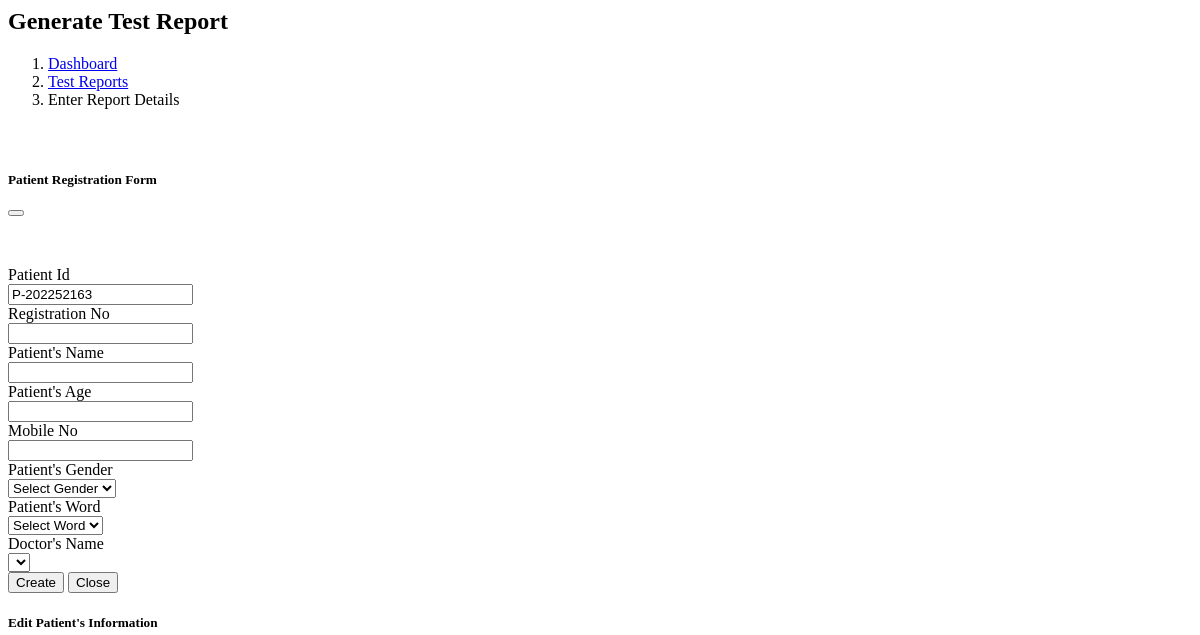
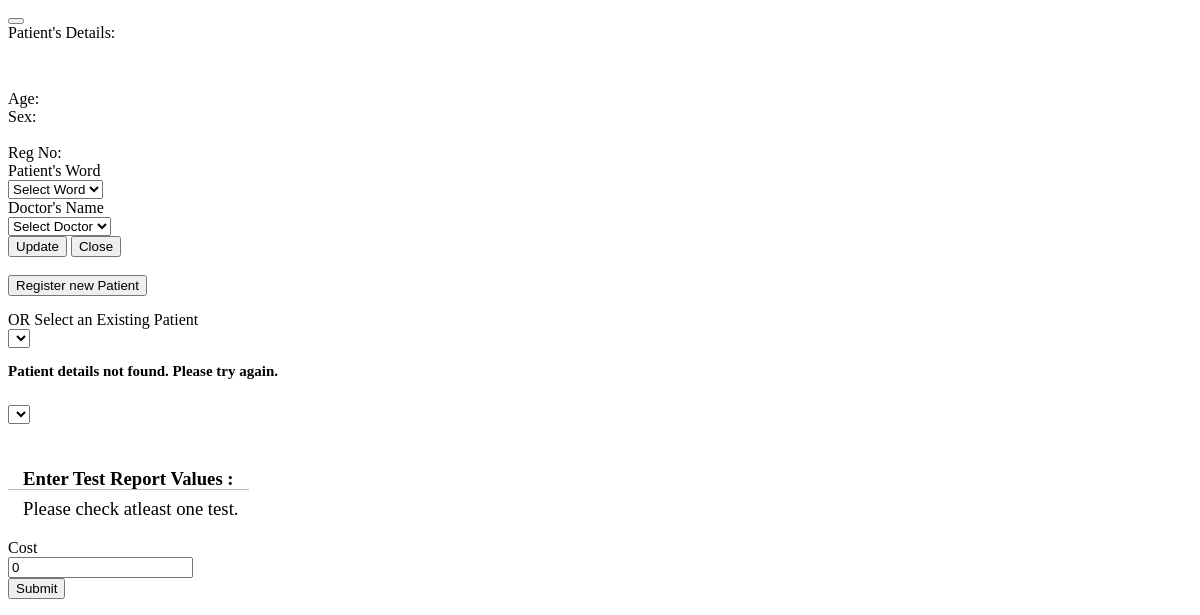
Page /pages/create_test_report.php (signed in) on the earlier database version (2 pictures, top to bottom).
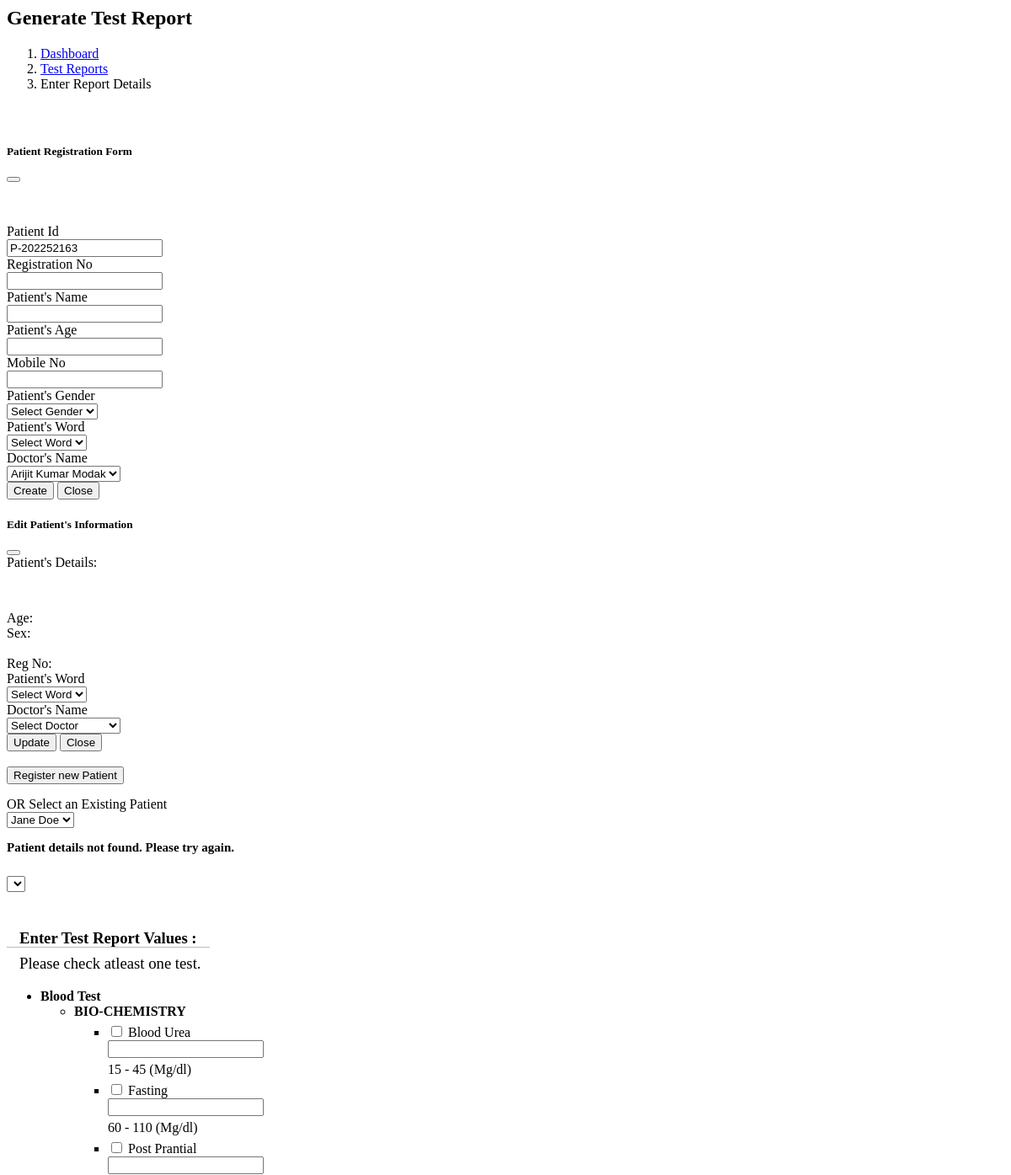
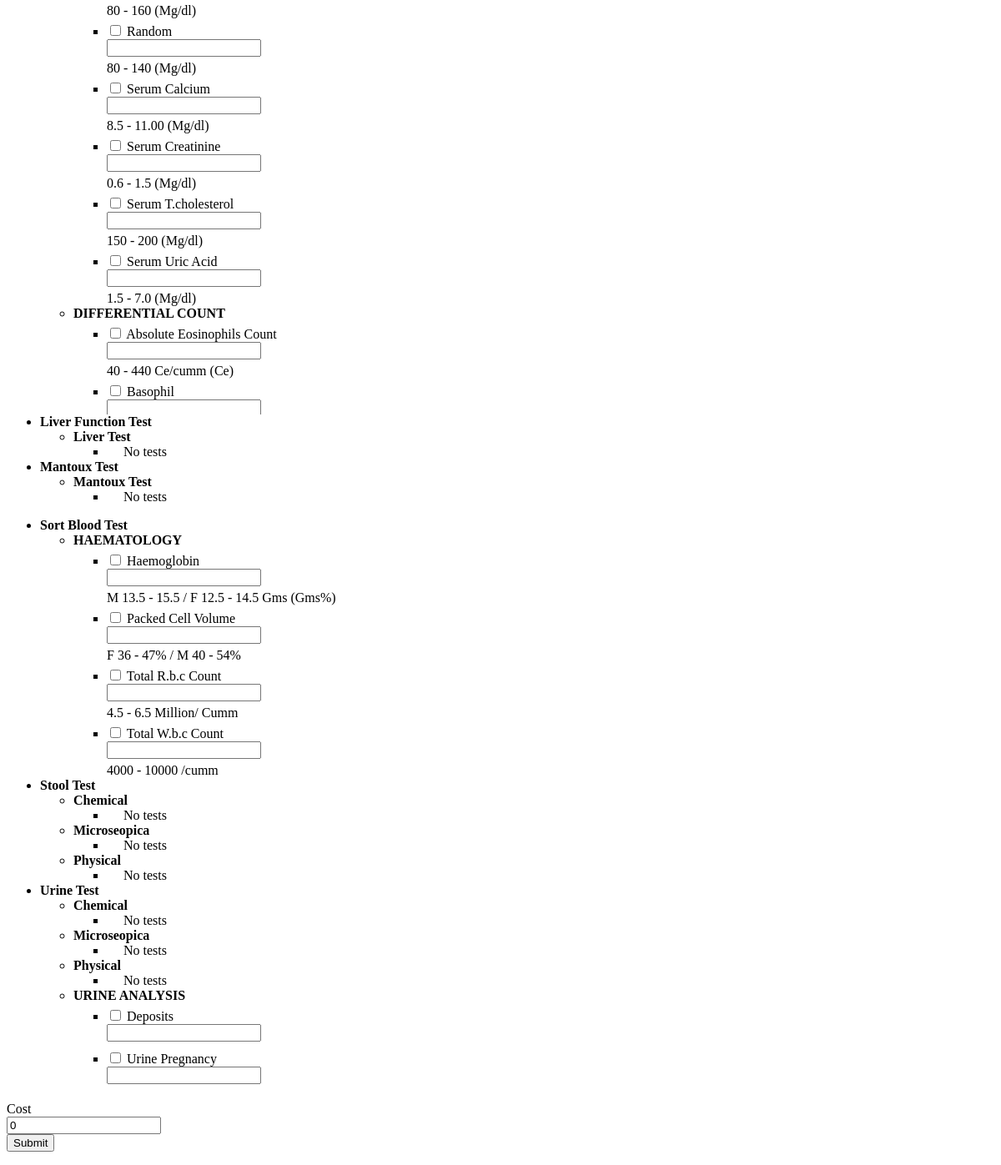
Same page on the later database version (2 pictures, top to bottom).
### tables this page shows
CREATE TABLE `test_categories` (
  `id` int(11) NOT NULL,
  `main_category` varchar(255) NOT NULL,
  `test_category` varchar(255) NOT NULL,
  `status` tinyint(1) NOT NULL
);

CREATE TABLE `tests_type` (
  `id` int(11) NOT NULL,
  `category_id` int(11) NOT NULL,
  `serial_no` int(11) NOT NULL,
  `name` varchar(255) NOT NULL,
  `category_name` varchar(255) NOT NULL,
  `unit` varchar(255) DEFAULT NULL,
  `cost` decimal(10,8) DEFAULT NULL,
  `normal_range` varchar(255) DEFAULT NULL,
  `status` tinyint(1) NOT NULL DEFAULT 1
);

### includes/config.php (called while the page is built, shortened)
<?php
$site_url 	= 'http://localhost/git_projects/patology/pathology-new/';
?>

### pages/create_test_report.php (the view, shortened to what this page needs)
<?php
	include("includes/config.php");
	$a	= '';
	for ($i = 0; $i < 5; $i++)
		$a .= mt_rand(0,9);
	$patient_id		= 'P-'.date('Y').$a;
	$cat_details_sql	= mysqli_query($link, "SELECT * FROM tests_type order by category_name asc;");
	$doctor_details_sql	= mysqli_query($link, "SELECT * FROM doctor_list order by name asc;");
	$doctor_details_arr = mysqli_fetch_all($doctor_details_sql, MYSQLI_ASSOC);
	$patien_list_sql	= mysqli_query($link, "SELECT * FROM patient_details order by name asc;");
	$patien_list_arr 	= mysqli_fetch_all($patien_list_sql, MYSQLI_ASSOC);
	$reg_patient_id	= (isset($_REQUEST['patient_id']) && !empty($_REQUEST['patient_id'])) ? $_REQUEST['patient_id'] : 0;
?>
<link rel="stylesheet" href="<?php echo $site_url ?>css/selectstyle.css">
<header class="bg-white shadow-sm px-4 py-3 z-index-20">
	<div class="container-fluid px-0">
		<h2 class="mb-0 p-1">Generate Test Report</h2>
	</div>
</header>
<div class="bg-white">
	<div class="container-fluid">
		<nav aria-label="breadcrumb">
			<ol class="breadcrumb mb-0 py-3">
				<li class="breadcrumb-item"><a class="fw-light" href="<?php echo $site_url."dashboard" ?>">Dashboard</a></li>
				<li class="breadcrumb-item"><a class="fw-light" href="<?php echo $site_url."test-reports" ?>">Test Reports</a></li>
				<li class="breadcrumb-item active fw-light" aria-current="page">Enter Report Details</li>
			</ol>
		</nav>
	</div>
</div>
<section class="forms">
	<div class="container-fluid">
		<div class="row">
			<div class="col-lg">
				<div class="card">
					<div class="card-header">
						<h3 class="h4 mb-0">&nbsp;</h3>
					</div>
					<div class="card-body" style="padding-top: 0;">
						<div class="col-lg-4">
							<div class="card">
								<div class="card-body text-center" style="padding: 0;">
									<div class="modal fade text-start" id="myModal" tabindex="-1" aria-labelledby="myModalLabel" aria-hidden="true">
										<div class="modal-dialog">
											<div class="modal-content">
												<div class="modal-header">
													<h5 class="modal-title" id="myModalLabel">Patient Registration Form</h5>
													<button class="btn-close" type="button" data-bs-dismiss="modal" aria-label="Close"></button>
												</div>
												<form name="patient_register_form" id="patient_register_form" action="<?php echo $site_url."includes/common_functions.php" ?>" method="post" class="patient_register_form form-horizontal">
													<div class="modal-body">
														<p>&nbsp;</p>
														<div class="row gy-2 mb-4">
															<label class="col-sm-3 form-label text-right" for="new_patient_id">Patient Id</label>
															<div class="col-sm-8">
																<input class="form-control" readonly="true" name="new_patient_id" id="new_patient_id" value="<?php echo $patient_id; ?>" type="text" required data-validate-field="patient_id" >
															</div>
														</div>
														<div class="row gy-2 mb-4">
															<label class="col-sm-3 form-label text-right" for="serial_no">Registration No</label>
															<div class="col-sm-8">
																<input class="form-control" name="serial_no" id="serial_no" required data-validate-field="serial_no" type="text" >
															</div>
														</div>
														<div id="new_category" class="row gy-2 mb-4">
															<label class="col-sm-3 form-label text-right" for="patient_name">Patient's Name</label>
															<div class="col-sm-8">
																<input class="form-control" name="patient_name" id="patient_name" type="text" required data-validate-field="patient_name" >
															</div>
														</div>
														<div class="row gy-2 mb-4">
															<label class="col-sm-3 form-label text-right" for="age">Patient's Age</label>
															<div class="col-sm-8">
																<input class="form-control" name="patient_age" id="patient_age" type="text" required required data-validate-field="patient_age" >
															</div>
														</div>
														<div class="row gy-2 mb-4">
															<label class="col-sm-3 form-label text-right" for="mobile_no">Mobile No</label>
															<div class="col-sm-8">
																<input class="form-control" name="mobile_no" id="mobile_no" required data-validate-field="mobile_no" type="text" >
															</div>
														</div>
														<div class="row gy-2 mb-4">
															<label class="col-sm-3 form-label text-right" for="gender">Patient's Gender</label>
															<div class="col-sm-8">
																<select name="gender" id="gender" required data-validate-field="gender_val" class="form-select" >
																	<option value="">Select Gender</option>
																</select>
															</div>
														</div>
														<div class="row gy-2 mb-4">
															<label class="col-sm-3 form-label text-right" for="word_no">Patient's Word</label>
															<div class="col-sm-8">
																<select name="word_no" id="word_no" class="form-select" required data-validate-field="word_no_val">
																	<option value="">Select Word</option>
																</select>
															</div>
														</div>
														<div class="row gy-2 mb-4">
															<label class="col-sm-3 form-label text-right" for="docotor_name">Doctor's Name</label>
															<div class="col-sm-8">
																<select name="docotor_name" id="docotor_name" required data-validate-field="docotor_name_val" class="form-select" >
																	<?php
																		foreach ($doctor_details_arr as $doctor)
																			echo '<option value="'.$doctor['id'].'">'.$doctor['name'].'</option>';
																	?>
																</select>
															</div>
														</div>
													</div>
													<div class="modal-footer">
														<input class="btn btn-primary" type="submit" value="Create">
														<button class="btn btn-secondary" type="button" data-bs-dismiss="modal">Close</button>
													</div>
												</form>
											</div>
										</div>
									</div>
									<div class="modal fade text-start" id="myModal2" tabindex="-1" aria-labelledby="myModalLabel2" aria-hidden="true">
										<div class="modal-dialog">
											<div class="modal-content">
												<div class="modal-header">
													<h5 class="modal-title" id="myModalLabel2">Edit Patient's Information</h5>
													<button class="btn-close" type="button" data-bs-dismiss="modal" aria-label="Close"></button>
												</div>
												<div class="modal-body">
													<div class="row gy-2 mb-4">
														<label class="col-sm-3 form-label text-right" for="new_patient_id">Patient's Details:</label>
														<div class="col-sm-8">
															<h3 id="ed_p_name" class="fw-normal text-dark mb-0" style="padding-bottom: 10px;"></h3>
															<div class="patient_det"> <span>Age: </span>&nbsp; <span id="ed_p_age" class="text-gray-500"></span> </div>
															<div class="patient_det"><span>Sex: </span>&nbsp; <span id="ed_p_sex" class="text-gray-500"></span></div>
															<br>
															<div class="patient_det"><span>Reg No: </span>&nbsp;<span id="ed_p_reg" class="text-gray-500"></span></div>
														</div>
													</div>
													<div class="row gy-2 mb-4">
														<label class="col-sm-3 form-label text-right" for="word_no">Patient's Word</label>
														<div class="col-sm-8">
															<select name="update_word_no" id="update_word_no" class="form-select" required data-validate-message="Please select word no.">
																<option value="0">Select Word</option>
															</select>
														</div>
													</div>
													<div class="row gy-2 mb-4">
														<label class="col-sm-3 form-label text-right" for="docotor_name">Doctor's Name</label>
														<div class="col-sm-8">
															<select name="update_docotor_name" id="update_docotor_name" required data-validate-message="Please select a doctor." class="form-select" >
																<option value="0">Select Doctor</option>
															</select>
														</div>
													</div>
												</div>
												<div class="modal-footer">
													<input class="btn btn-primary" type="submit" onclick="update_patient_details()" value="Update">
													<button class="btn btn-secondary" type="button" id="edit_md_close"  data-bs-dismiss="modal">Close</button>
												</div>
											</div>
										</div>
									</div>
								</div>
							</div>
						</div>
						<div class="row gy-2 mb-4">
							<label class="col-sm-3 form-label text-right" for="inputHorizontalElTwo">&nbsp;</label>
							<div class="col-sm-6">
								<button <?php echo ($reg_patient_id > 0) ? 'disabled' : '' ?> class="btn btn-primary" id="register_modal_btn" type="button" data-bs-toggle="modal" data-bs-target="#myModal">Register new Patient</button>
								<div style="margin-top: 15px;">OR Select an Existing Patient</div>
							</div>
						</div>
						<div class="row gy-2 mb-4">
							<div class="col-sm-6" id="sr_error_div">
								<select name="search_patient_id" id="search_patient_id" class="form-select patient_search" onchange="patient_ajax_call(this.value)" placeholder="Select a Patient" data-search="true">
									<?php
										if(count($patien_list_arr) > 0){
											foreach($patien_list_arr as $patient_list){
												echo '<option value="'.$patient_list['id'].'">'.ucwords(strtolower($patient_list['name'])).'</option>';
											}
										}
									?>
								</select>
							</div>
						</div>
						<form name="generate_report" id="generate_report" action="<?php echo $site_url."includes/common_functions.php" ?>" onsubmit="return check_validate()" method="post" class="generate_report form-horizontal">
							<div class="row gy-2 mb-4" style="margin-bottom: 0px !important;">
								<div class="col-sm-6">
									<h3 id="eror_msg" class="fw-normal text-dark mb-0 hide" style="padding-bottom: 10px; font-size: 15px;">Patient details not found. Please try again.</h3>
								</div>
							</div>
							<div class="row gy-2 mb-4">
								<div class="col-sm-6" id="sr_error_div">
									<select name="search_pathologist_id" id="search_pathologist" class="form-select patient_search" placeholder="Select an Pathologist" data-search="true">
									</select>
								</div>
							</div>
							<br>
							<div class="drop_select_list">
								<div class="row gy-2 mb-4">
									<div class="col-sm-4">
										<div class="card-header" style="box-shadow: none; padding-left: 0;">
											<h3 class="h4 mb-0">
												<span style="border-bottom: 1px solid #bababa; padding: 0 15px; line-height: 2;">Enter Test Report Values :</span>
												<div id="t_error_message" class="js-validate-error-label hide" style="font-weight: 500; padding-left: 15px;">Please check atleast one test.</div>
											</h3>
										</div>
									</div>
								</div>
								<div class="row gy-2 mb-4 drop_select_list">
									<?php
										$test_main_cat_list_sql	= mysqli_query($link, "SELECT main_category FROM `test_categories` group by 1 order by 1 asc;");
										$test_main_cat_list_arr	= mysqli_fetch_all($test_main_cat_list_sql, MYSQLI_ASSOC);
										$total_value			= count($test_main_cat_list_arr);
										$i	= 0;
										$j 	= 0;
										if(!empty($test_main_cat_list_arr)){
											echo '<div class="col-sm-6">
													<ul class="collapsible">';
											foreach($test_main_cat_list_arr as $test_main_cat){
												$test_cat_list_sql	= mysqli_query($link, "SELECT id, test_category FROM `test_categories` where main_category = '".$test_main_cat['main_category']."' order by test_category asc;");
												$test_cat_list_arr	= mysqli_fetch_all($test_cat_list_sql, MYSQLI_ASSOC);
												echo '<li>
														<div class="collapsible-header">
															<i class="fas fa-vial"></i>
															<b>'.ucfirst($test_main_cat['main_category']).' <span id="'.$i.'_cat_sec_det" class="cat_sec_det"></span></b>
														</div>
														<div class="collapsible-body">';
															if(!empty($test_cat_list_arr)) {
																echo '<ul class="show_tree_list" style="max-height: 700px; overflow-y: auto;">';
																foreach($test_cat_list_arr as $test_cat) {
																	$test_list_sql	= mysqli_query($link, "SELECT * FROM `tests_type` where category_id = '".$test_cat['id']."' order by name asc;");
																	$test_list_arr	= mysqli_fetch_all($test_list_sql, MYSQLI_ASSOC);
										?>
																		<li>
																			<span class="tree_head"><strong><?php echo ucfirst($test_cat['test_category']) ?></strong></span>
																			<?php
																				if(!empty($test_list_arr)){
																					echo '<ul class="tree_view">';
																					foreach($test_list_arr as $cat) {
																						$normal_range 	= ($cat['normal_range'] != '') ? ucwords(strtolower($cat['normal_range'])) : '';
																						$unit	= ($cat['unit'] != '') ? '('.ucwords(strtolower($cat['unit'])).')' : '';
																						echo '<li>
																								<div class="row" style="margin: 0">
																									<div class="col-sm-4" style="padding-right: 0; padding-top: 5px;">
																										<span style="display: initial"><input class="form-check-input " name="test_checkbox['.$test_cat['id'].']['.$cat['id'].'][]" ed_pos="'.$i.'_error_div" pos_id="'.$test_cat['id'].'_'.$cat['id'].'_'.$j.'" onclick="testhandleClick(this, \'test_value_'.$test_cat['id'].'_'.$cat['id'].'_'.$j.'\', '.$i.');" id="test_checkbox_'.$test_cat['id'].'_'.$cat['id'].'_'.$j.'" value="1" type="checkbox"></span>
																										<span class="test_name_span">'.ucwords(strtolower($cat['name'])).'</span>
																									</div>
																									<div class="col-sm-4" style="padding-right: 0;">
																										<input class="form-control" name="test_value['.$test_cat['id'].']['.$cat['id'].'][]" id="test_value_'.$test_cat['id'].'_'.$cat['id'].'_'.$j.'" id="inputHorizontalElTwo" readonly="true" value="" type="text" data-validate-field="patient_id" >
																									</div>
																									<div class="col-sm-4" style="padding-right: 0; padding-top: 5px;">
																										<span>'.$normal_range.'  '.$unit.'</span>
																									</div>
																								</div>
																							</li>';
																							$j++;
																					}
																					echo '</ul>';
																				}
																				else{
																					echo '<ul class="tree_view">
																							<li><span style="padding-left: 20px">No tests</span></li>
																						</ul>';
																				}
																			?>
																		</li>
										<?php
																}
																echo '</ul>';
															}
															else{
																echo '<ul class="show_tree_list">
																		<li><span class="tree_head"><strong>No Category Found</strong></span></li>
																	</ul>';
															}
												echo 	'</div>
													</li>';
												$i++;
												if(($total_value > $i) && ($i % 3) == 0)
													echo '</div>
														<div class="col-sm-6">
															<ul class="collapsible expandable_'.$i.'">';
											}
											echo '</ul>
											</div>';
										}
									?>
								</div>
							</div>
							<div class="row gy-2 mb-4 hidden">
								<label class="col-sm-3 form-label text-right" for="inputHorizontalElTwo">Cost</label>
								<div class="col-sm-6">
									<input class="form-control" name="cost" id="cost" type="text" value="0" >
								</div>
							</div>
							<div class="row">
								<div class="col-sm-9 ms-auto">
									<input class="btn btn-primary" type="submit" value="Submit">
								</div>
							</div>
						</form>
					</div>
				</div>
			</div>
		</div>
	</div>
</section>

Differences in the rows shown:
added test_categories: test_category "BIO-CHEMISTRY", shown under "Blood Test"
added tests_type: name "Blood Urea", normal_range "15 - 45", unit "(Mg/dl)", shown under "BIO-CHEMISTRY"
added tests_type: name "Fasting", normal_range "60 - 110", unit "(Mg/dl)", shown under "BIO-CHEMISTRY"
added tests_type: name "Post Prantial", normal_range "80 - 160", unit "(Mg/dl)", shown under "BIO-CHEMISTRY"
added tests_type: name "Random", normal_range "80 - 140", unit "(Mg/dl)", shown under "BIO-CHEMISTRY"
added tests_type: name "Serum Calcium", normal_range "8.5 - 11.00", unit "(Mg/dl)", shown under "BIO-CHEMISTRY"
added tests_type: name "Serum Creatinine", normal_range "0.6 - 1.5", unit "(Mg/dl)", shown under "BIO-CHEMISTRY"
added tests_type: name "Serum T.cholesterol", normal_range "150 - 200", unit "(Mg/dl)", shown under "BIO-CHEMISTRY"
added tests_type: name "Serum Uric Acid", normal_range "1.5 - 7.0", unit "(Mg/dl)", shown under "BIO-CHEMISTRY"
added test_categories: test_category "DIFFERENTIAL COUNT", shown under "Blood Test"
added tests_type: name "Absolute Eosinophils Count", normal_range "40 - 440 Ce/cumm", unit "(Ce)", shown under "DIFFERENTIAL COUNT"
added tests_type: name "Basophil", shown under "DIFFERENTIAL COUNT"
added test_categories: test_category "Liver Test", shows "No tests", shown under "Liver Function Test"
added test_categories: test_category "Mantoux Test", shows "No tests"
added test_categories: test_category "HAEMATOLOGY", shown under "Sort Blood Test"
added tests_type: name "Haemoglobin", normal_range "M 13.5 - 15.5 / F 12.5 - 14.5 Gms", unit "(Gms%)", shown under "HAEMATOLOGY"
added tests_type: name "Packed Cell Volume", normal_range "F 36 - 47% / M 40 - 54%", shown under "HAEMATOLOGY"
added tests_type: name "Total R.b.c Count", normal_range "4.5 - 6.5 Million/ Cumm", shown under "HAEMATOLOGY"
added tests_type: name "Total W.b.c Count", normal_range "4000 - 10000 /cumm", shown under "HAEMATOLOGY"
added test_categories: test_category "Chemical", shows "No tests", shown under "Stool Test"
added test_categories: test_category "Microseopica", shows "No tests", shown under "Stool Test"
added test_categories: test_category "Physical", shows "No tests", shown under "Stool Test"
added test_categories: test_category "Chemical", shows "No tests", shown under "Urine Test"
added test_categories: test_category "Microseopica", shows "No tests", shown under "Urine Test"
added test_categories: test_category "Physical", shows "No tests", shown under "Urine Test"
added test_categories: test_category "URINE ANALYSIS", shown under "Urine Test"
added tests_type: name "Deposits", shown under "URINE ANALYSIS"
added tests_type: name "Urine Pregnancy", shown under "URINE ANALYSIS"
Other differences:
form field docotor_name: (not shown) → "Arijit Kumar Modak"
form field search_patient_id: (not shown) → "Jane Doe"
new list line: "Blood Test"
new list line: "Liver Function Test"
new list line: "Mantoux Test"
new list line: "Sort Blood Test"
new list line: "Stool Test"
new list line: "Urine Test"
